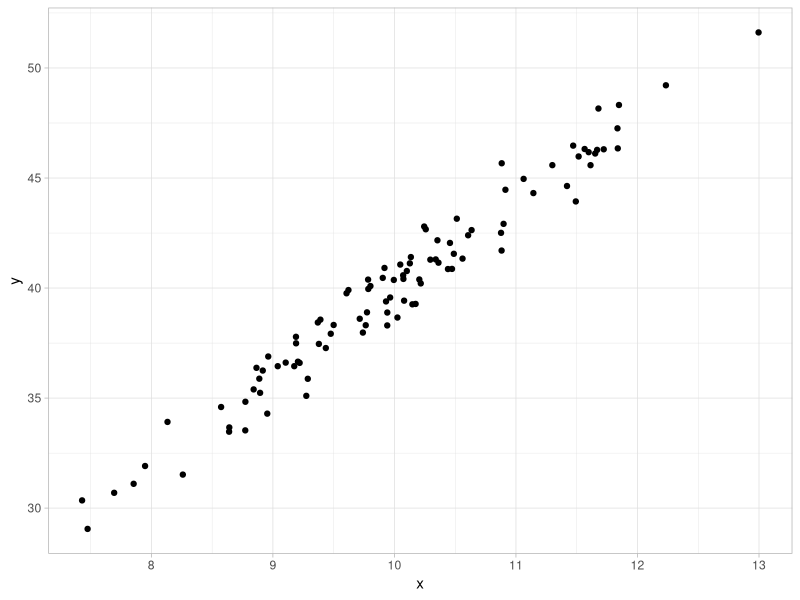
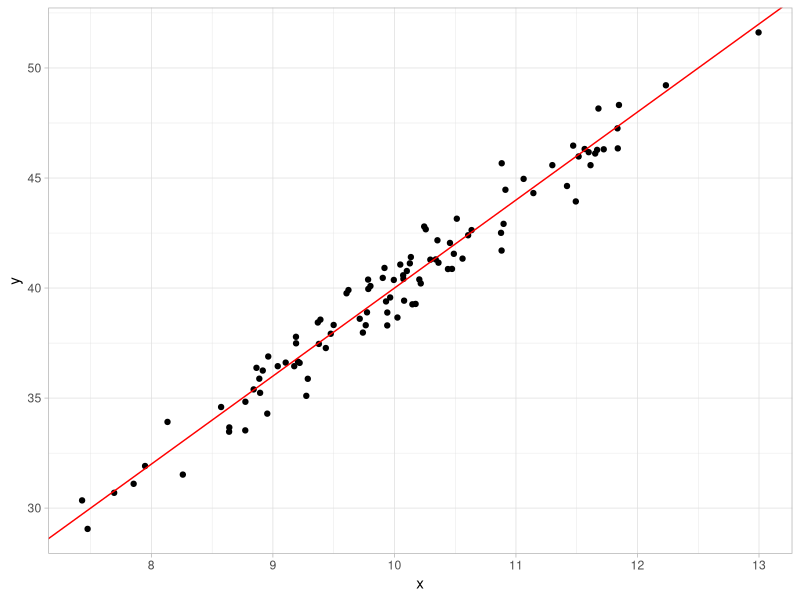
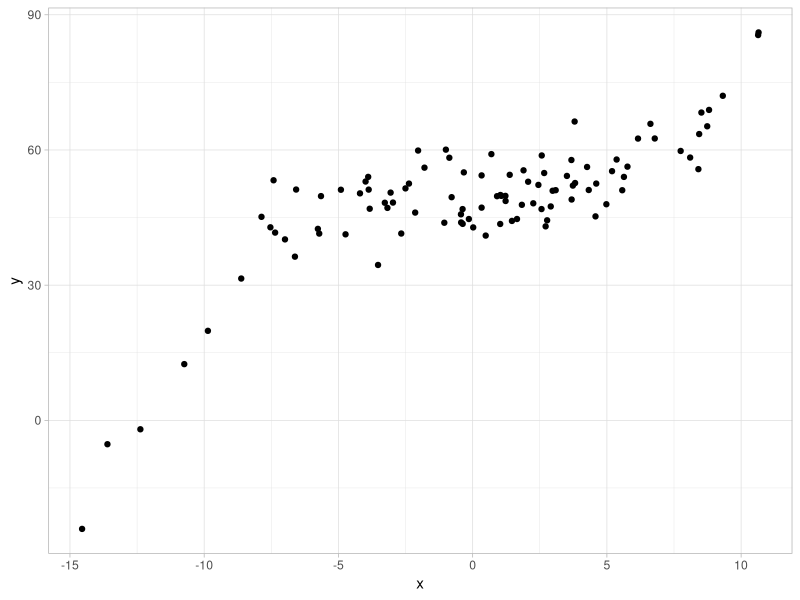
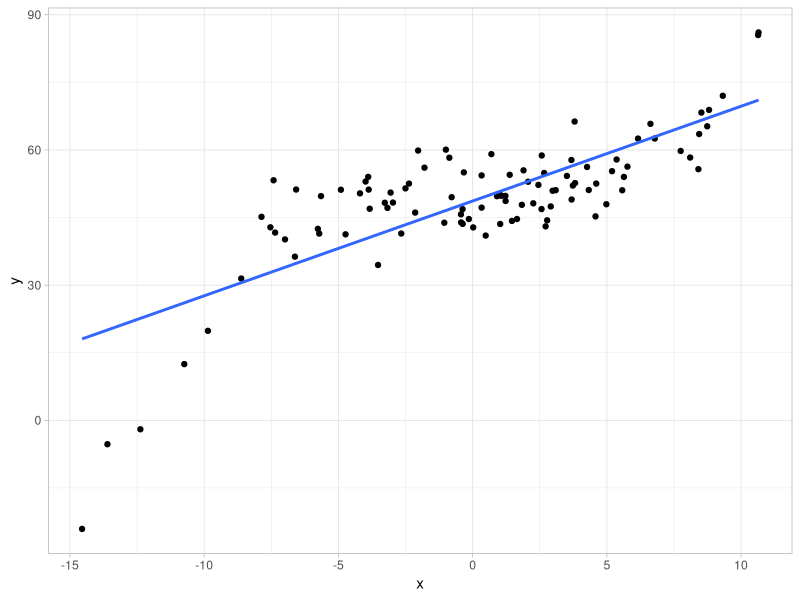
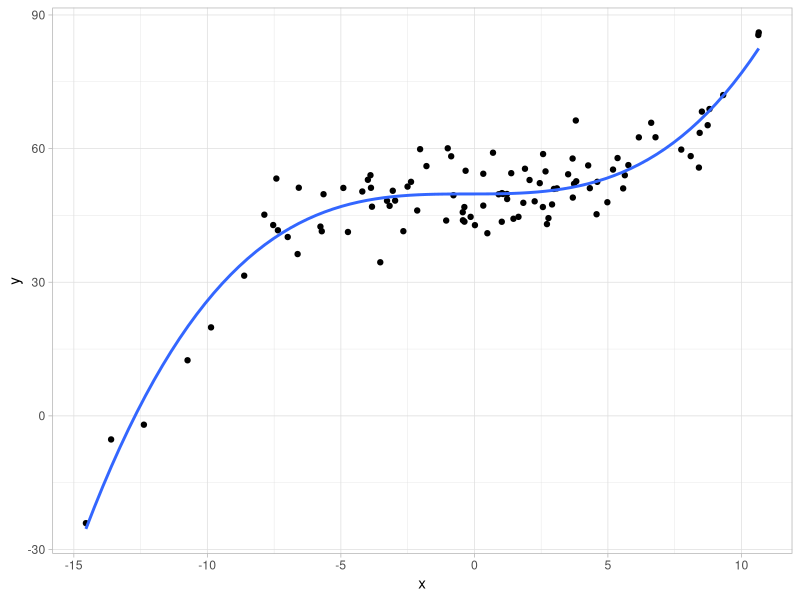
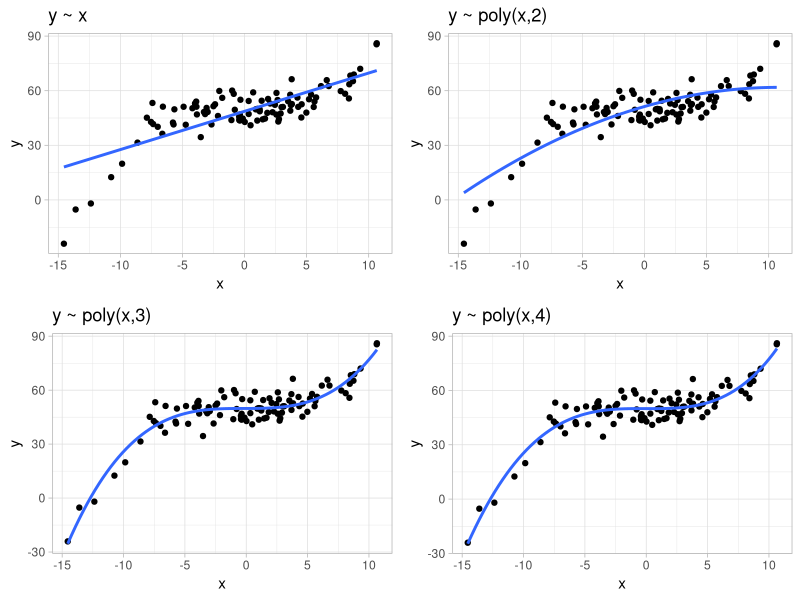
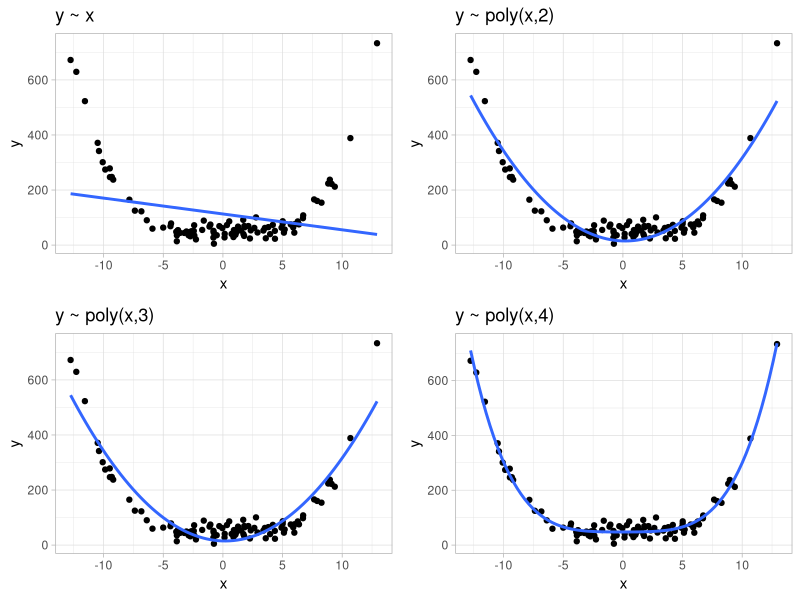

The R source for these figures, in order:
## ---- chunk 1
# rmarkdown::render("Cours 7 Machine learning/machine_learning.qmd","pdf_document")
## ---- chunk 2
library(dplyr)
library(ggplot2)
BDD = data.frame(x = rnorm(100,10,1), e = rnorm(100))
BDD$y = BDD$x*4 + BDD$e
BDD%>%ggplot(aes(x=x,y=y)) + geom_point() +theme_light()
## ---- chunk 3
BDD%>%ggplot(aes(x=x,y=y)) + geom_point() +theme_light() + geom_abline(aes(intercept=0,slope=4), col="red")
## ---- chunk 4
BDD = data.frame(x = rnorm(100,0,5), e = rnorm(100,0,5))
BDD$y = ((BDD$x)^3)/40 + BDD$e+50



BDD2 = data.frame(x = rnorm(100,0,5), e = rnorm(100,0,20))
BDD2$y = ((BDD2$x)^4)/40 + BDD2$e+50

BDD%>%ggplot(aes(x=x,y=y)) + geom_point() +theme_light()


## ---- chunk 5
fit1 <- lm(y ~ x, data = BDD)

summary(fit1)
## ---- chunk 6
y_pred <- predict(fit1, BDD)
head(y_pred)
## ---- chunk 7
mse <- mean((BDD$y - y_pred)^2)

print(mse)
## ---- chunk 8
p2<-BDD %>% ggplot(aes(x=x,y=y))+geom_jitter()+theme_light()+
  geom_smooth( method = lm, formula = y ~ x, se = FALSE)
p2
## ---- chunk 9
fit2 <- lm(y ~ poly(x,3), data = BDD)

summary(fit2)
## ---- chunk 10
y_pred <- predict(fit2, BDD)

## ---- chunk 11
mse <- mean((BDD$y - y_pred)^2)

print(mse)
## ---- chunk 12
p2<-BDD %>% ggplot(aes(x=x,y=y))+geom_jitter()+theme_light()+
  geom_smooth( method = lm, formula = y ~poly(x,3), se = FALSE)
p2
## ---- chunk 13
library(gridExtra)

p1<-BDD %>% ggplot(aes(x=x,y=y))+geom_jitter()+theme_light()+
  geom_smooth( method = lm, formula = y ~poly(x,1), se = FALSE)+
  ggtitle("y ~ x")
p2<-BDD %>% ggplot(aes(x=x,y=y))+geom_jitter()+theme_light()+
  geom_smooth( method = lm, formula = y ~poly(x,2), se = FALSE)+
  ggtitle("y ~ poly(x,2)")
p3<-BDD %>% ggplot(aes(x=x,y=y))+geom_jitter()+theme_light()+
  ggtitle("y ~ poly(x,3)")+
  geom_smooth( method = lm, formula = y ~poly(x,3), se = FALSE)
p4<-BDD %>% ggplot(aes(x=x,y=y))+geom_jitter()+theme_light()+
  geom_smooth( method = lm, formula = y ~poly(x,4), se = FALSE)+
  ggtitle("y ~ poly(x,4)")
grid.arrange(p1, p2, p3, p4, nrow = 2)
## ---- chunk 14

p1<-BDD2 %>% ggplot(aes(x=x,y=y))+geom_jitter()+theme_light()+
  geom_smooth( method = lm, formula = y ~poly(x,1), se = FALSE)+
  ggtitle("y ~ x")
p2<-BDD2 %>% ggplot(aes(x=x,y=y))+geom_jitter()+theme_light()+
  geom_smooth( method = lm, formula = y ~poly(x,2), se = FALSE)+
  ggtitle("y ~ poly(x,2)")
p3<-BDD2 %>% ggplot(aes(x=x,y=y))+geom_jitter()+theme_light()+
  ggtitle("y ~ poly(x,3)")+
  geom_smooth( method = lm, formula = y ~poly(x,3), se = FALSE)
p4<-BDD2 %>% ggplot(aes(x=x,y=y))+geom_jitter()+theme_light()+
  geom_smooth( method = lm, formula = y ~poly(x,4), se = FALSE)+
  ggtitle("y ~ poly(x,4)")
grid.arrange(p1, p2, p3, p4, nrow = 2)
